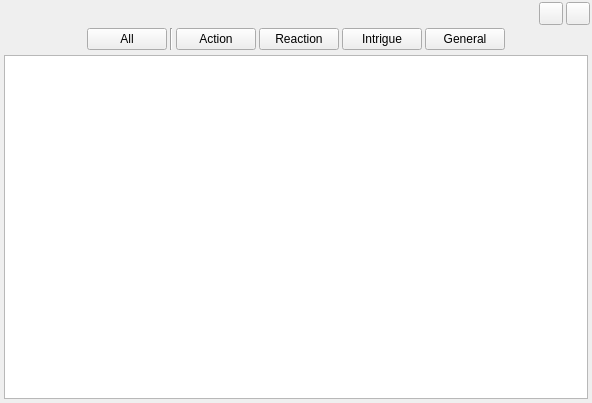
<?xml version="1.0" encoding="UTF-8"?>
<ui version="4.0">
 <class>SceneBeatSelector</class>
 <widget class="QWidget" name="SceneBeatSelector">
  <property name="geometry">
   <rect>
    <x>0</x>
    <y>0</y>
    <width>592</width>
    <height>403</height>
   </rect>
  </property>
  <property name="windowTitle">
   <string>Form</string>
  </property>
  <layout class="QVBoxLayout" name="verticalLayout">
   <property name="spacing">
    <number>3</number>
   </property>
   <property name="leftMargin">
    <number>2</number>
   </property>
   <property name="topMargin">
    <number>2</number>
   </property>
   <property name="rightMargin">
    <number>2</number>
   </property>
   <property name="bottomMargin">
    <number>2</number>
   </property>
   <item>
    <layout class="QHBoxLayout" name="horizontalLayout_2">
     <property name="spacing">
      <number>3</number>
     </property>
     <item>
      <spacer name="horizontalSpacer_3">
       <property name="orientation">
        <enum>Qt::Horizontal</enum>
       </property>
       <property name="sizeHint" stdset="0">
        <size>
         <width>40</width>
         <height>20</height>
        </size>
       </property>
      </spacer>
     </item>
     <item alignment="Qt::AlignRight">
      <widget class="QToolButton" name="toolButton_2">
       <property name="cursor">
        <cursorShape>PointingHandCursor</cursorShape>
       </property>
       <property name="text">
        <string/>
       </property>
      </widget>
     </item>
     <item alignment="Qt::AlignRight">
      <widget class="QToolButton" name="toolButton">
       <property name="cursor">
        <cursorShape>PointingHandCursor</cursorShape>
       </property>
       <property name="text">
        <string/>
       </property>
      </widget>
     </item>
    </layout>
   </item>
   <item>
    <layout class="QHBoxLayout" name="horizontalLayout">
     <property name="spacing">
      <number>3</number>
     </property>
     <item>
      <spacer name="horizontalSpacer">
       <property name="orientation">
        <enum>Qt::Horizontal</enum>
       </property>
       <property name="sizeHint" stdset="0">
        <size>
         <width>40</width>
         <height>20</height>
        </size>
       </property>
      </spacer>
     </item>
     <item>
      <widget class="SecondaryActionPushButton" name="secondaryactionpushbutton">
       <property name="text">
        <string>All</string>
       </property>
       <attribute name="buttonGroup">
        <string notr="true">buttonGroup</string>
       </attribute>
      </widget>
     </item>
     <item>
      <widget class="Line" name="line">
       <property name="orientation">
        <enum>Qt::Vertical</enum>
       </property>
      </widget>
     </item>
     <item>
      <widget class="SecondaryActionPushButton" name="secondaryactionpushbutton_2">
       <property name="text">
        <string>Action</string>
       </property>
       <attribute name="buttonGroup">
        <string notr="true">buttonGroup</string>
       </attribute>
      </widget>
     </item>
     <item>
      <widget class="SecondaryActionPushButton" name="secondaryactionpushbutton_3">
       <property name="text">
        <string>Reaction</string>
       </property>
       <attribute name="buttonGroup">
        <string notr="true">buttonGroup</string>
       </attribute>
      </widget>
     </item>
     <item>
      <widget class="SecondaryActionPushButton" name="secondaryactionpushbutton_4">
       <property name="text">
        <string>Intrigue</string>
       </property>
       <attribute name="buttonGroup">
        <string notr="true">buttonGroup</string>
       </attribute>
      </widget>
     </item>
     <item>
      <widget class="SecondaryActionPushButton" name="secondaryactionpushbutton_5">
       <property name="text">
        <string>General</string>
       </property>
       <attribute name="buttonGroup">
        <string notr="true">buttonGroup</string>
       </attribute>
      </widget>
     </item>
     <item>
      <spacer name="horizontalSpacer_2">
       <property name="orientation">
        <enum>Qt::Horizontal</enum>
       </property>
       <property name="sizeHint" stdset="0">
        <size>
         <width>40</width>
         <height>20</height>
        </size>
       </property>
      </spacer>
     </item>
    </layout>
   </item>
   <item>
    <widget class="QStackedWidget" name="stackedWidget">
     <widget class="QWidget" name="page">
      <layout class="QVBoxLayout" name="verticalLayout_2">
       <property name="spacing">
        <number>3</number>
       </property>
       <property name="leftMargin">
        <number>2</number>
       </property>
       <property name="topMargin">
        <number>2</number>
       </property>
       <property name="rightMargin">
        <number>2</number>
       </property>
       <property name="bottomMargin">
        <number>2</number>
       </property>
       <item>
        <widget class="QTreeView" name="treeView">
         <property name="cursor" stdset="0">
          <cursorShape>PointingHandCursor</cursorShape>
         </property>
         <property name="indentation">
          <number>10</number>
         </property>
         <attribute name="headerVisible">
          <bool>false</bool>
         </attribute>
        </widget>
       </item>
      </layout>
     </widget>
     <widget class="QWidget" name="page_2"/>
    </widget>
   </item>
  </layout>
 </widget>
 <customwidgets>
  <customwidget>
   <class>SecondaryActionPushButton</class>
   <extends>QPushButton</extends>
   <header>src.main.python.plotlyst.view.widget.button</header>
  </customwidget>
 </customwidgets>
 <resources/>
 <connections/>
 <buttongroups>
  <buttongroup name="buttonGroup"/>
 </buttongroups>
</ui>
